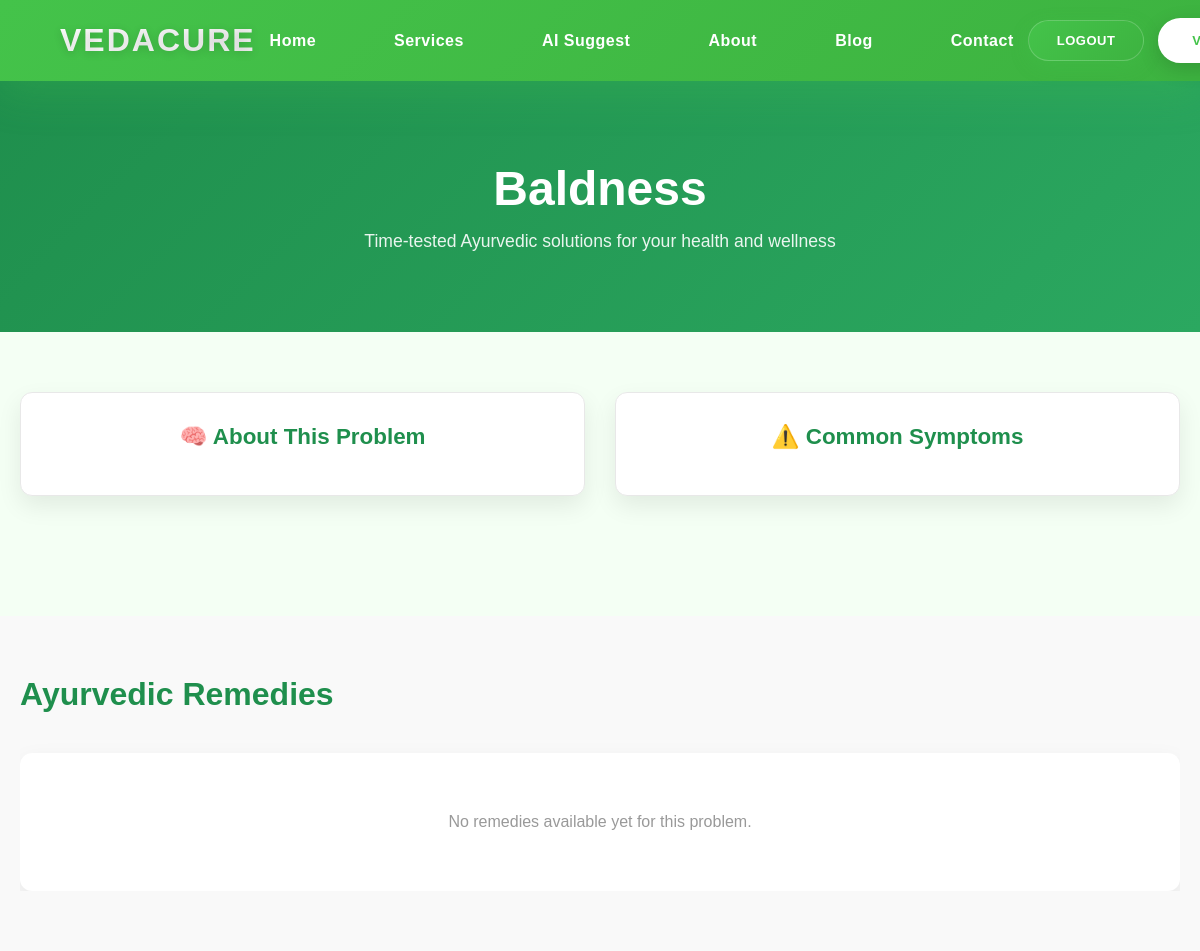
The page /problem/Baldness/ (signed in) on the database as committed earlier.
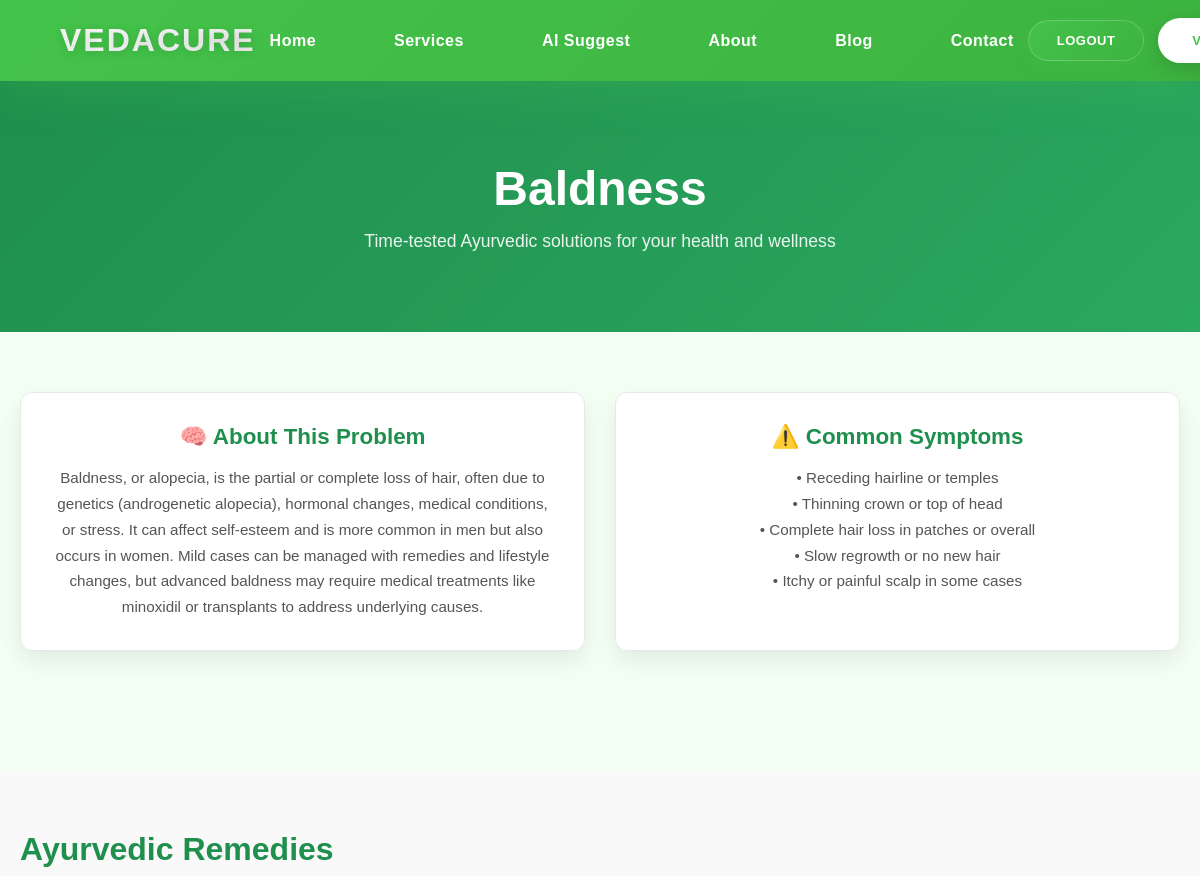
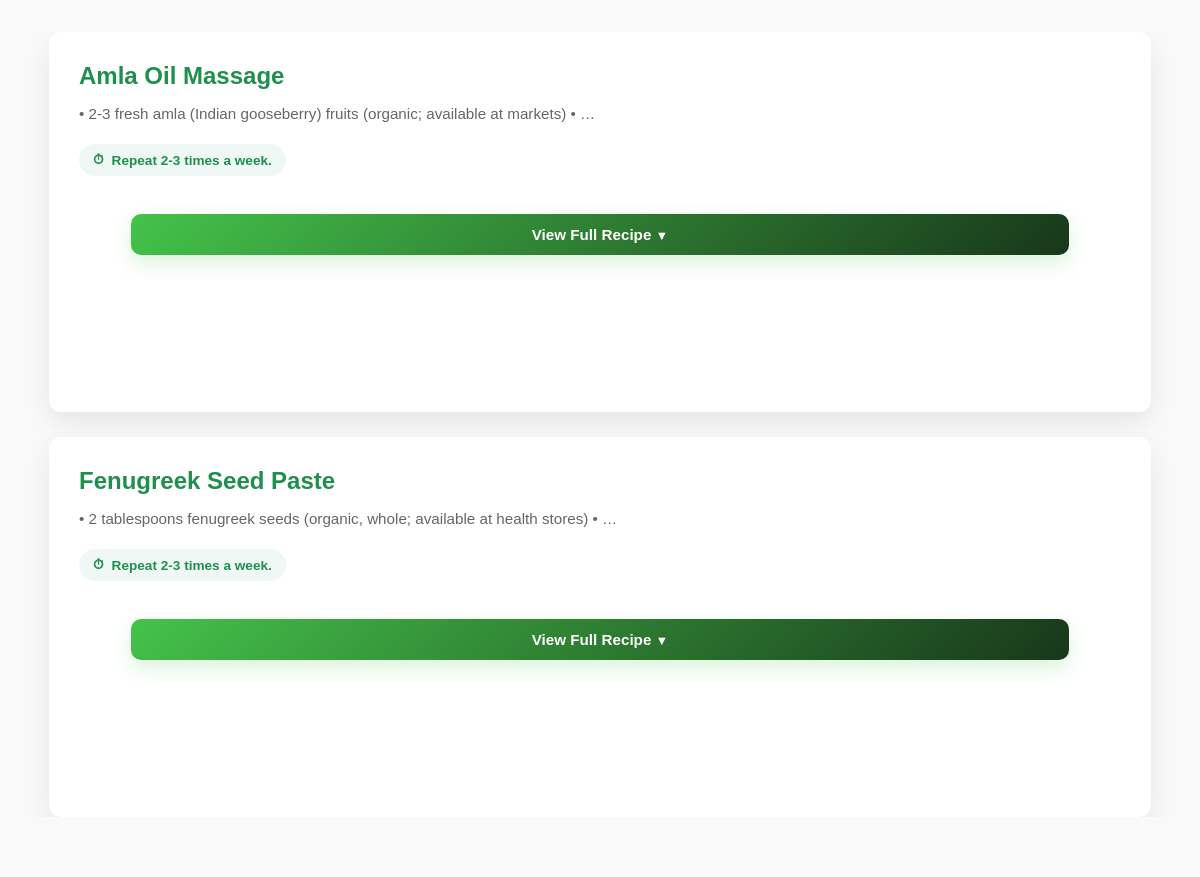
The same page on the database as committed later (2 pictures, top to bottom).
### remedies/models.py (models this page shows, shortened)
class Problem(models.Model):
    category = models.ForeignKey(
        Category,
        on_delete=models.CASCADE,
        related_name="problems"
    )
    name = models.CharField(max_length=100)
    about_problem = models.TextField()
    symptoms = models.TextField()
    short_description = models.TextField(blank=True)

class Remedy(models.Model):
    problem = models.ForeignKey(
        Problem,
        on_delete=models.CASCADE,
        related_name="remedies"
    )
    remedy_name = models.CharField(max_length=200)
    ingredients = models.TextField()
    preparation_steps = models.TextField()
    how_to_use = models.TextField()
    frequency = models.TextField(blank=True)
    results_time = models.TextField(blank=True)
    why_it_works = models.TextField()
    precautions = models.TextField()
    who_should_not_use = models.TextField(blank=True)
    lifestyle_tips = models.TextField(blank=True)
    class Meta:
        unique_together = ("problem", "remedy_name")

### remedies/views.py (the view)
# urls.py: path("problem/<str:name>/", problem_detail, name="problem_detail"),
def problem_detail(request, name):
    try:
        problem = Problem.objects.get(name__iexact=name)
        remedies = problem.remedies.all()
        return render(request, "problem_detail.html", {
            "problem": problem,
            "remedies": remedies,
        })
    except Problem.DoesNotExist:
        return render(request, "404.html")

### remedies/templates/problem_detail.html (shortened to what this page needs)
{% extends "base.html" %}
{% block content %}
<div class="problem-detail-header">
    <div class="problem-detail-header-container">
        <h1>{{ problem.name }}</h1>
        <p>Time-tested Ayurvedic solutions for your health and wellness</p>
    </div>
</div>
<div class="problem-content-wrapper">
    <section class="problem-info-section">
        <div class="problem-info-grid">
            <div class="info-card about-card">
                <h2>🧠 About This Problem</h2>
                <p>{{ problem.about_problem }}</p>
            </div>
            <div class="info-card symptoms-card">
                <h2>⚠️ Common Symptoms</h2>
                <p>{{ problem.symptoms|linebreaks }}</p>
            </div>
        </div>
    </section>
</div>
<section class="remedies-section" id="remedies-section">
    <div class="remedies-wrapper">
        <div class="remedies-container">
            <h2 class="remedies-section-title">Ayurvedic Remedies</h2>
            {% if remedies %}
                <div class="remedies-grid">
                    {% for remedy in remedies %}
                    <div class="remedy-card">
                        <h3 class="remedy-card-title">{{ remedy.remedy_name }}</h3>
                        <p class="remedy-card-description">{{ remedy.ingredients|truncatewords:12 }}</p>
                        <div class="remedy-frequency">
                            <span>⏱</span>
                            <span>{{ remedy.frequency }}</span>
                        </div>
                        <button class="view-recipe-btn" onclick="toggleRecipe({{ forloop.counter }})">
                            <span>View Full Recipe</span>
                            <span class="recipe-btn-icon">▼</span>
                        </button>
                    </div>
                    {% endfor %}
                </div>
            {% else %}
                <div class="no-remedies">
                    <p>No remedies available yet for this problem.</p>
                </div>
            {% endif %}
        </div>
    </div>
</section>
{% endblock %}

Rows that differ between the two databases and show on the page:
changed Problem "Baldness": about_problem (not shown) → "Baldness, or alopecia, is the partial or complete loss of hair, often due to genetics (androgenetic alopecia), hormonal changes, medical conditions, or stress. It can affect self-esteem and is more common in men but also occurs in women. Mild cases can be managed with remedies and lifestyle changes, but advanced baldness may require medical treatments like minoxidil or transplants to address underlying causes."; symptoms (not shown) → "• Receding hairline or temples • Thinning crown or top of head • Complete hair loss in patches or overall • Slow regrowth or no new hair • Itchy or painful scalp in some cases"
added Remedy: remedy_name "Amla Oil Massage", ingredients "• 2-3 fresh amla (Indian gooseberry) fruits (organic; available at markets) • …", frequency "Repeat 2-3 times a week."
added Remedy: remedy_name "Fenugreek Seed Paste", ingredients "• 2 tablespoons fenugreek seeds (organic, whole; available at health stores) • …", frequency "Repeat 2-3 times a week."
Other text that changed with them:
text no longer shown: "No remedies available yet for this problem."
